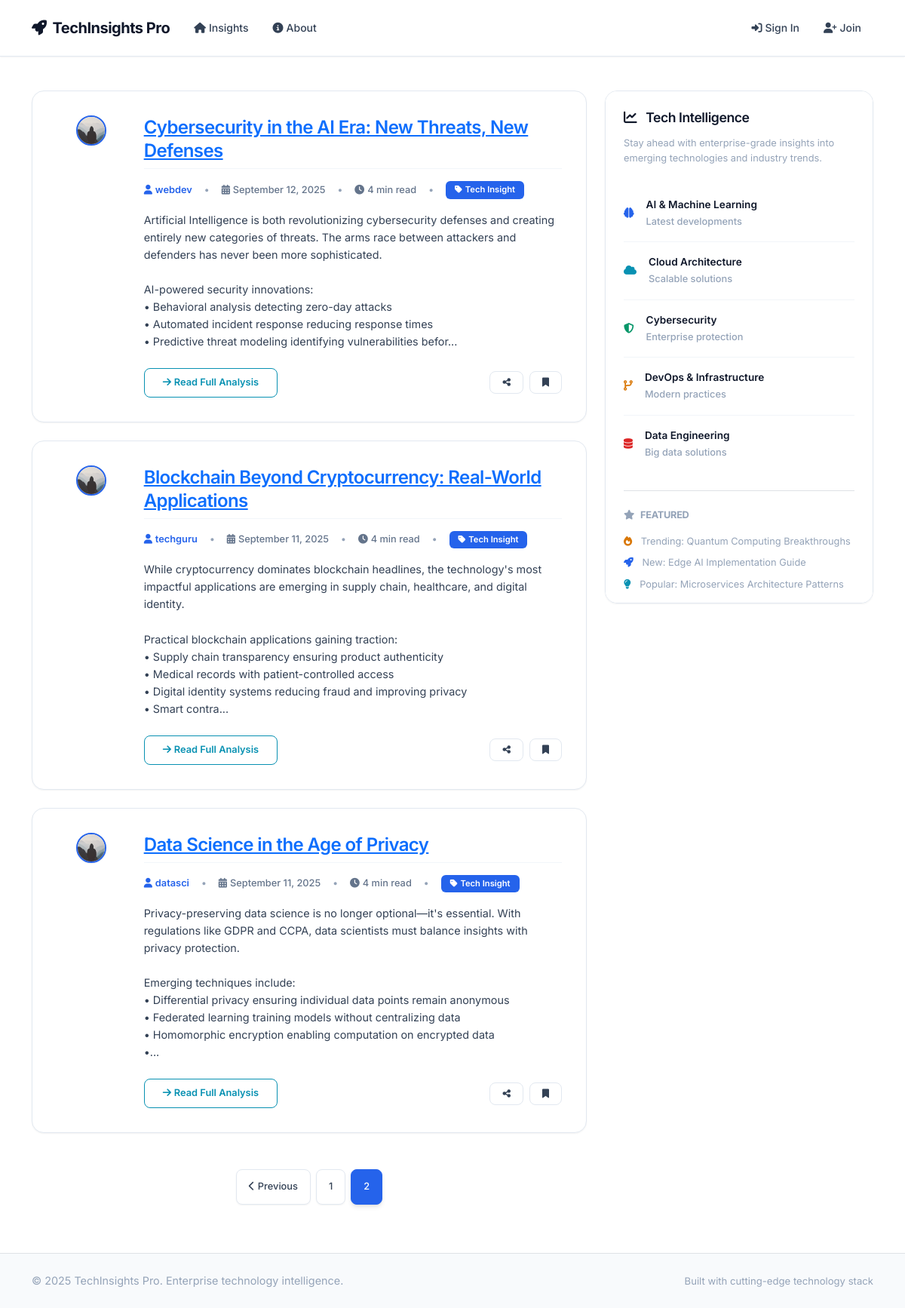
The page /home?page=2 on the database its author committed.
### flaskblog/models.py (models this page shows, shortened)
class Post(db.Model):
    id = db.Column(db.Integer, primary_key=True)
    title = db.Column(db.String(100), nullable=False)
    date_posted = db.Column(db.DateTime, nullable=False, default=datetime.utcnow)
    content = db.Column(db.Text, nullable=False)
    user_id = db.Column(db.Integer, db.ForeignKey('user.id'), nullable=False)

class User(db.Model, UserMixin):
    id = db.Column(db.Integer, primary_key=True)
    username = db.Column(db.String(20), unique=True, nullable=False)
    email = db.Column(db.String(120), unique=True, nullable=False)
    image_file = db.Column(db.String(20), nullable=False, default='default.jpg')
    password = db.Column(db.String(60), nullable=False)
    posts = db.relationship('Post', backref='author', lazy=True)

### flaskblog/main/routes.py (the view)
@main.route("/")
@main.route("/home")
def home():
    page = request.args.get('page', 1, type=int)
    posts = Post.query.order_by(Post.date_posted.desc()).paginate(page=page, per_page=5)
    return render_template('home.html', posts=posts)

### flaskblog/templates/home.html (shortened to what this page needs)
{% extends "layout.html" %}
{% block content %}
<div id="insights">
    {% for post in posts.items %}
    <article class="article-card fade-in-up">
        <div class="row align-items-start">
            <div class="col-md-2 text-center mb-3 mb-md-0">
                <img class="article-img"
                    src="{{ url_for('static', filename='profile_pics/' + post.author.image_file) }}"
                    alt="{{ post.author.username }}">
            </div>
            <div class="col-md-10">
                <div class="mb-3">
                    <h2 class="article-title mb-2">
                        <a href="{{ url_for('posts.post', post_id=post.id) }}">
                            {{ post.title }}
                        </a>
                    </h2>
                    <div class="article-metadata mb-3">
                        <a class="author-link" href="{{ url_for('users.user_posts', username=post.author.username) }}">
                            <i class="fas fa-user me-1"></i>{{ post.author.username }}
                        </a>
                        <span class="text-muted">•</span>
                        <span>
                            <i class="fas fa-calendar-alt me-1"></i>{{ post.date_posted.strftime('%B %d, %Y') }}
                        </span>
                        <span class="text-muted">•</span>
                        <span>
                            <i class="fas fa-clock me-1"></i>{{ (post.content|length / 200)|round|int }} min read
                        </span>
                        <span class="text-muted">•</span>
                        <span class="badge bg-primary">
                            <i class="fas fa-tag me-1"></i>Tech Insight
                        </span>
                    </div>
                </div>
                <div class="article-content">
                    {% set content_preview = post.content[:400] + '...' if post.content|length > 400 else post.content
                    %}
                    {{ content_preview|replace('\n', '<br>')|safe }}
                </div>
                <div class="d-flex justify-content-between align-items-center mt-3">
                    <a href="{{ url_for('posts.post', post_id=post.id) }}" class="btn btn-outline-info">
                        <i class="fas fa-arrow-right me-1"></i>Read Full Analysis
                    </a>
                    <div class="d-flex gap-2">
                        <button class="btn btn-sm btn-outline-secondary" title="Share">
                            <i class="fas fa-share-alt"></i>
                        </button>
                        <button class="btn btn-sm btn-outline-secondary" title="Bookmark">
                            <i class="fas fa-bookmark"></i>
                        </button>
                    </div>
                </div>
            </div>
        </div>
    </article>
    {% endfor %}
</div>
{% if posts.pages > 1 %}
<nav aria-label="Insights pagination" class="mt-5">
    <ul class="pagination">
        {% if posts.has_prev %}
        <li class="page-item">
            <a class="page-link" href="{{ url_for('main.home', page=posts.prev_num) }}">
                <i class="fas fa-chevron-left me-1"></i>Previous
            </a>
        </li>
        {% endif %}
        {% for page_num in posts.iter_pages(left_edge=1, right_edge=1, left_current=1, right_current=2) %}
        {% if page_num %}
        {% if posts.page == page_num %}
        <li class="page-item active">
            <span class="page-link">{{ page_num }}</span>
        </li>
        {% else %}
        <li class="page-item">
            <a class="page-link" href="{{ url_for('main.home', page=page_num) }}">{{ page_num }}</a>
        </li>
        {% endif %}
        {% else %}
        <li class="page-item disabled">
            <span class="page-link">...</span>
        </li>
        {% endif %}
        {% endfor %}
    </ul>
</nav>
{% endif %}
{% endblock content %}

### rows shown on the page
Post: image_file (placeholder picture), title "Cybersecurity in the AI Era: New Threats, New Defenses", author.username "webdev", date_posted "September 12, 2025", content "4", content_preview "Artificial Intelligence is both revolutionizing cybersecurity defenses and creating entirely new categories of threats. The arms race between attackers and defenders has never been more sophisticated. AI-powered security innovations: • Behavioral analysis detecting zero-day attacks • Automated incident response reducing response times • Predictive threat modeling identifying vulnerabilities befor..."
Post: image_file (placeholder picture), title "Blockchain Beyond Cryptocurrency: Real-World Applications", author.username "techguru", date_posted "September 11, 2025", content "4", content_preview "While cryptocurrency dominates blockchain headlines, the technology's most impactful applications are emerging in supply chain, healthcare, and digital identity. Practical blockchain applications gaining traction: • Supply chain transparency ensuring product authenticity • Medical records with patient-controlled access • Digital identity systems reducing fraud and improving privacy • Smart contra..."
Post: image_file (placeholder picture), title "Data Science in the Age of Privacy", author.username "datasci", date_posted "September 11, 2025", content "4", content_preview "Privacy-preserving data science is no longer optional—it's essential. With regulations like GDPR and CCPA, data scientists must balance insights with privacy protection. Emerging techniques include: • Differential privacy ensuring individual data points remain anonymous • Federated learning training models without centralizing data • Homomorphic encryption enabling computation on encrypted data •..."

### other values the page prints
{{ page_num }} "1"
{{ page_num }} "2"
